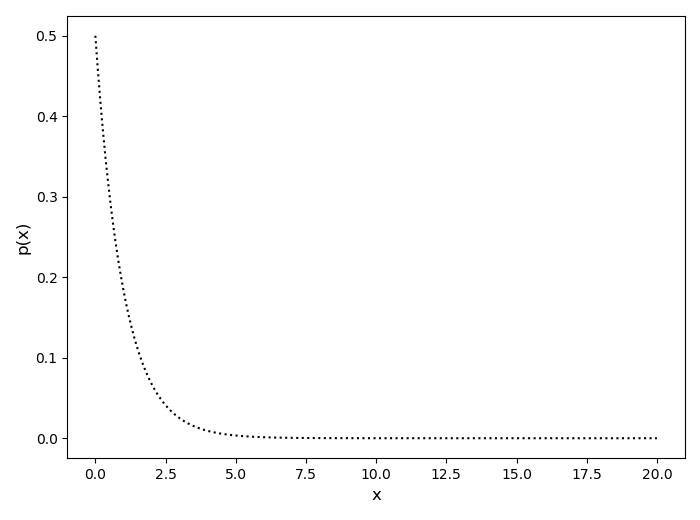

Python code for this plot:

import matplotlib.pyplot
import numpy as np
import os

L = 1
x = np.arange(0,20, 0.001)
p = L/2*np.exp(-L*abs(x))
fig, ax = matplotlib.pyplot.subplots()
fig.set_figheight(5)
fig.set_figwidth(7)
ax.plot(x, p, 'k:', label='Total entropy')
print('here')
# matplotlib.pyplot.text(0, 1040, 'Stiff Conditions', fontsize='large')
# matplotlib.pyplot.text(0, 725, 'Non-Stiff Conditions', fontsize='large')
# ax.legend(loc='upper center', fontsize='large')
matplotlib.pyplot.xlabel('x', fontsize='large')
matplotlib.pyplot.ylabel('p(x)', fontsize='large')
# matplotlib.pyplot.ylim(top=10)
matplotlib.pyplot.tight_layout()
# matplotlib.pyplot.tick_params(
#     axis='x',          # changes apply to the x-axis
#     which='both',      # both major and minor ticks are affected
#     bottom=False,      # ticks along the bottom edge are off
#     top=False,         # ticks along the top edge are off
#     labelbottom=False) # labels along the bottom edge are off
# matplotlib.pyplot.tick_params(
#     axis='y',          # changes apply to the x-axis
#     which='both',      # both major and minor ticks are affected
#     bottom=False,      # ticks along the bottom edge are off
#     top=False,         # ticks along the top edge are off
#     labelleft=False) # labels along the bottom edge are off
matplotlib.pyplot.show()
